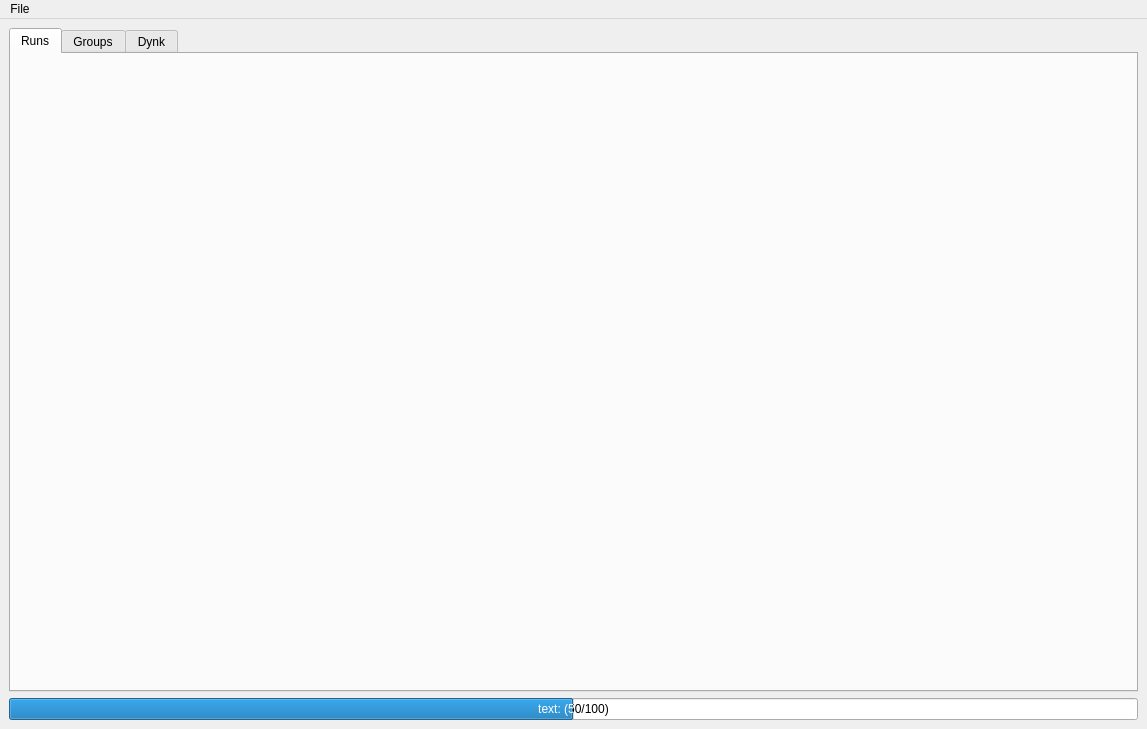
<?xml version="1.0" encoding="UTF-8"?>
<ui version="4.0">
 <class>MainWindow</class>
 <widget class="QMainWindow" name="MainWindow">
  <property name="geometry">
   <rect>
    <x>0</x>
    <y>0</y>
    <width>1147</width>
    <height>729</height>
   </rect>
  </property>
  <property name="windowTitle">
   <string>MainWindow</string>
  </property>
  <widget class="QWidget" name="centralwidget">
   <layout class="QVBoxLayout" name="verticalLayout_2">
    <item>
     <widget class="QTabWidget" name="mainTabs">
      <property name="autoFillBackground">
       <bool>false</bool>
      </property>
      <property name="currentIndex">
       <number>0</number>
      </property>
      <widget class="QWidget" name="runsTab">
       <attribute name="title">
        <string>Runs</string>
       </attribute>
       <layout class="QHBoxLayout" name="horizontalLayout_3">
        <property name="spacing">
         <number>0</number>
        </property>
        <property name="leftMargin">
         <number>0</number>
        </property>
        <property name="topMargin">
         <number>0</number>
        </property>
        <property name="rightMargin">
         <number>0</number>
        </property>
        <property name="bottomMargin">
         <number>0</number>
        </property>
        <item>
         <layout class="QHBoxLayout" name="_runs_tab_layout">
          <property name="spacing">
           <number>0</number>
          </property>
         </layout>
        </item>
       </layout>
      </widget>
      <widget class="QWidget" name="groupsTab">
       <attribute name="title">
        <string>Groups</string>
       </attribute>
       <layout class="QGridLayout" name="gridLayout_3"/>
      </widget>
      <widget class="QWidget" name="dynkTab">
       <attribute name="title">
        <string>Dynk</string>
       </attribute>
       <layout class="QHBoxLayout" name="horizontalLayout_6"/>
      </widget>
     </widget>
    </item>
    <item>
     <layout class="QHBoxLayout" name="bottom_hlayout"/>
    </item>
    <item>
     <widget class="QProgressBar" name="progressBar">
      <property name="value">
       <number>50</number>
      </property>
      <property name="alignment">
       <set>Qt::AlignCenter</set>
      </property>
      <property name="textVisible">
       <bool>true</bool>
      </property>
      <property name="format">
       <string>text: (%p/100)</string>
      </property>
     </widget>
    </item>
   </layout>
  </widget>
  <widget class="QMenuBar" name="menubar">
   <property name="geometry">
    <rect>
     <x>0</x>
     <y>0</y>
     <width>1147</width>
     <height>21</height>
    </rect>
   </property>
   <widget class="QMenu" name="menubutton">
    <property name="title">
     <string>File</string>
    </property>
    <addaction name="actionNew_project"/>
    <addaction name="separator"/>
    <addaction name="actionOpen_Project"/>
    <addaction name="separator"/>
    <addaction name="actionSave_project"/>
    <addaction name="actionSave_project_as"/>
    <addaction name="separator"/>
    <addaction name="actionExit"/>
   </widget>
   <addaction name="menubutton"/>
  </widget>
  <action name="actionNew_project">
   <property name="text">
    <string>New Project</string>
   </property>
  </action>
  <action name="actionSave_project">
   <property name="text">
    <string>Save Project</string>
   </property>
  </action>
  <action name="actionExit">
   <property name="text">
    <string>Exit</string>
   </property>
  </action>
  <action name="actionSave_project_as">
   <property name="text">
    <string>Save Project As..</string>
   </property>
  </action>
  <action name="actionOpen_Project">
   <property name="text">
    <string>Open Project</string>
   </property>
  </action>
 </widget>
 <resources/>
 <connections/>
</ui>
